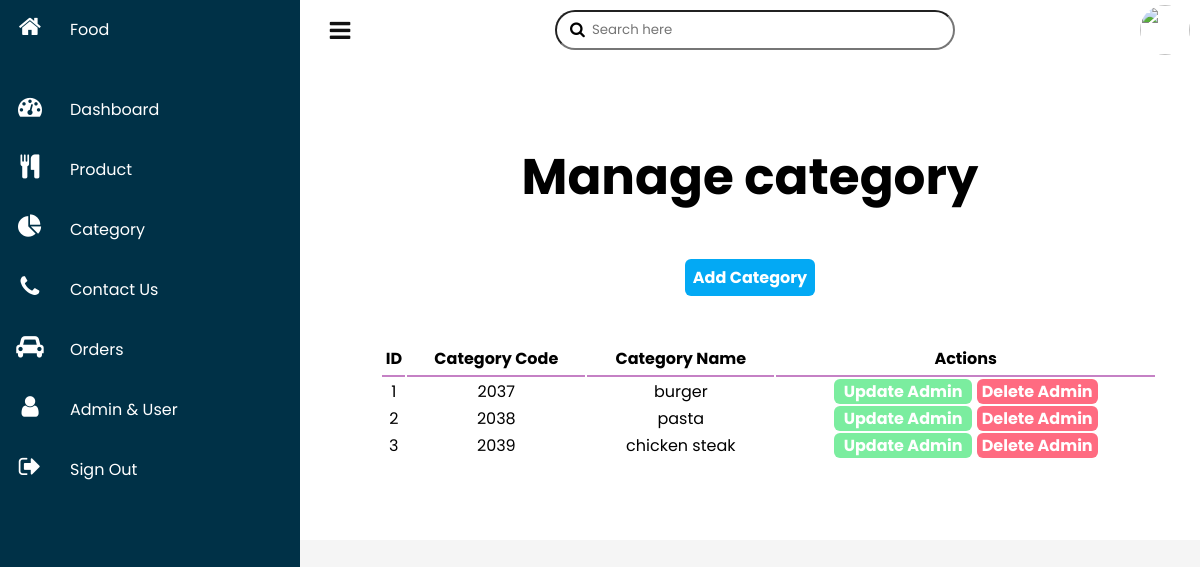
Screenshot of /admin/category.php with the database file from the repository.
### tables this page shows
CREATE TABLE `category` (
  `category_id` int(4) UNSIGNED NOT NULL,
  `cate_code` int(6) NOT NULL,
  `cate_name` varchar(100) NOT NULL
);

### admin/category.php (the view, shortened to what this page needs)
<?php include('includes/header.php') ?>
<div class="header">
    <div id="title">
        <h1>Manage category</h1>
        <br /><br />
            <a href ="<?php echo SITEURL;?>admin/add-category.php" class="btn-add">Add Category</a>
            <br /><br /><br />
            <table class = "tbl-full">
                <tr>
                    <th>ID</th>
                    <th>Category Code</th>
                    <th>Category Name</th>
                    <th>Actions</th>
                </tr>
                <?php
                    $sql = "SELECT * FROM CATEGORY";
                    $res = mysqli_query($conn, $sql);
                    $count = mysqli_num_rows($res);
                    $sn=1;
                    if($count>0)
                    {
                            while($rows=mysqli_fetch_assoc($res))
                            {
                                $ID = $rows['category_id'];
                                $ccode = $rows['cate_code'];
                                $ccname = $rows['cate_name'];
                                ?>
                                <tr>
                                    <td><?php echo $sn++; ?></td>
                                    <td><?php echo $ccode; ?></td>
                                    <td><?php echo $ccname ; ?></td>
                                    <td>
                                        <a href="<?php echo SITEURL;?>admin/edit-category.php?ID=<?php echo $ID?>" class="btn-update">Update Admin</a>
                                        <a href="<?php echo SITEURL;?>admin/delete-category.php?ID=<?php echo $ID?>" class="btn-delete">Delete Admin</a>
                                    </td>
                                </tr>
                                <?php
                            }
                    }
                    else
                    {
                        ?>
                        <tr>
                            <td colspan="4"><div class="error">No Category Added.</div></td>
                        </tr>
                        <?php
                    }
                ?>
            </table>
    </div>
</div>

### admin/apstyle.css (style rules this page uses)
* { padding: 0; margin: 0; box-sizing: border-box; font-family: "Poppins", sans-serif; }
body { overflow-x: hidden; }
.header { padding: 80px; text-align: center; background: white; }
.header h1 { font-size: 50px; }
.tbl-full { width: 105%; font-family: Arial; }
table tr th { border-bottom: 2px solid rgb(197, 129, 197); padding: 0.5%; text-align: center; }
.btn-add { background-color: #03a9f4; padding: 1%; color: white; text-decoration: none; font-weight: bold; border: 0px; position: relative; border-radius: 6px; }
.btn-update { background-color: #7bed9f; padding: 1px 10px; color: white; text-decoration: none; font-weight: bold; border: 0px; border-radius: 6px; }
.btn-delete { background-color: #ff6b81; padding: 1px 5px; color: white; text-decoration: none; font-weight: bold; border-radius: 6px; }

### rows the page displays
category: cate_code "2037", cate_name "burger"
category: cate_code "2038", cate_name "pasta"
category: cate_code "2039", cate_name "chicken steak"
